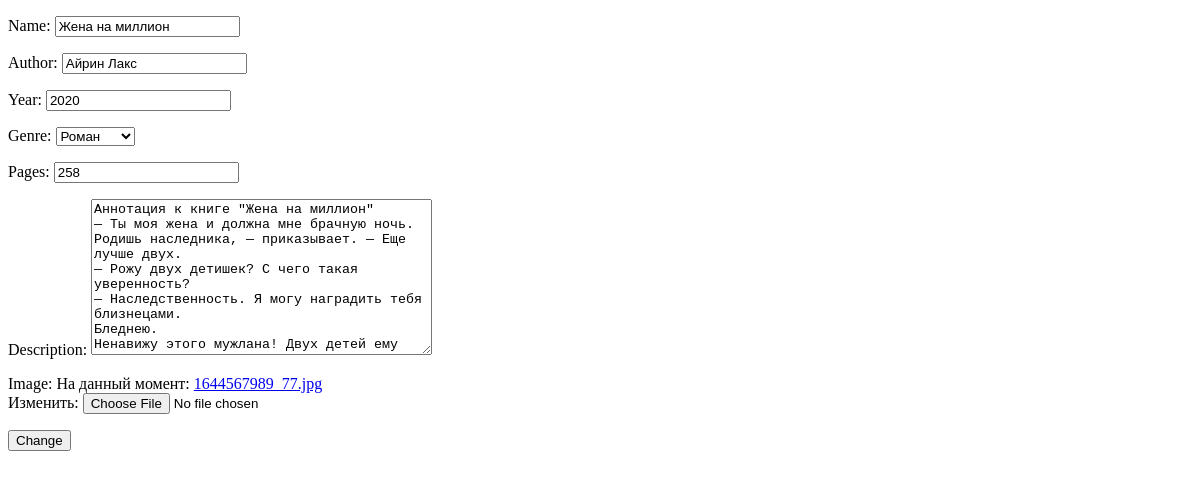
/detail/7/update/, run on an earlier commit of the app's database.
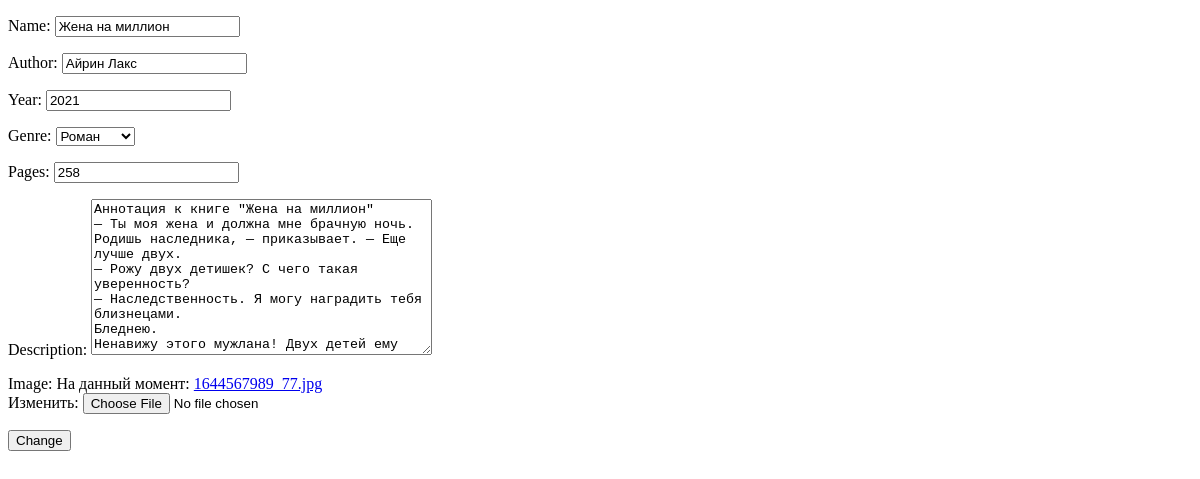
And on a later commit of the database.
### book_detail/models.py (models this page shows, shortened)
class Book_detail(models.Model):
    GENRE_CHOICE = (
        ('Фэнтези', 'Фэнтези'),
        ('Боевик', 'Боевик'),
        ('Драма', 'Драма'),
        ("Роман", "Роман"),
        ("Комедия", "Комедия"),
        ("Трагедия", "Трагедия")
    )
    name = models.CharField(max_length=100)
    author = models.CharField(max_length=25)
    year = models.PositiveIntegerField()
    genre = models.CharField(max_length=70, choices=GENRE_CHOICE)
    pages = models.PositiveIntegerField()
    description = models.TextField()
    created_date = models.DateField(auto_now_add=True)
    update_date = models.DateField(auto_now=True)
    image = models.ImageField(null=True, upload_to='')

### book_detail/views.py (the view, shortened to what this page needs)
# urls.py: path('detail/<int:id>/update/', views.BookUpdateView.as_view(), name='details_update'),
class BookUpdateView(generic.UpdateView):
    template_name = "book_update.html"
    form_class = forms.BookForm
    success_url = "/detail/"
    def get_object(self, **kwargs):
        book_id = self.kwargs.get("id")
        return get_object_or_404(models.Book_detail, id=book_id)

### book_detail/forms.py
class BookForm(forms.ModelForm):
    class Meta:
        model = models.Book_detail
        fields = '__all__'

### templates/book_update.html (shortened to what this page needs)
<!DOCTYPE html>
<html lang="en">
<head>
</head>
<body>
<form action="" method="POST" enctype="multipart/form-data">
    {{ form.as_p }}
    <input type="submit" value="Change">
</form>
</body>
</html>

What changed in the data, as far as the page shows it:
changed Book_detail "Жена на миллион": year "2020" → "2021"
